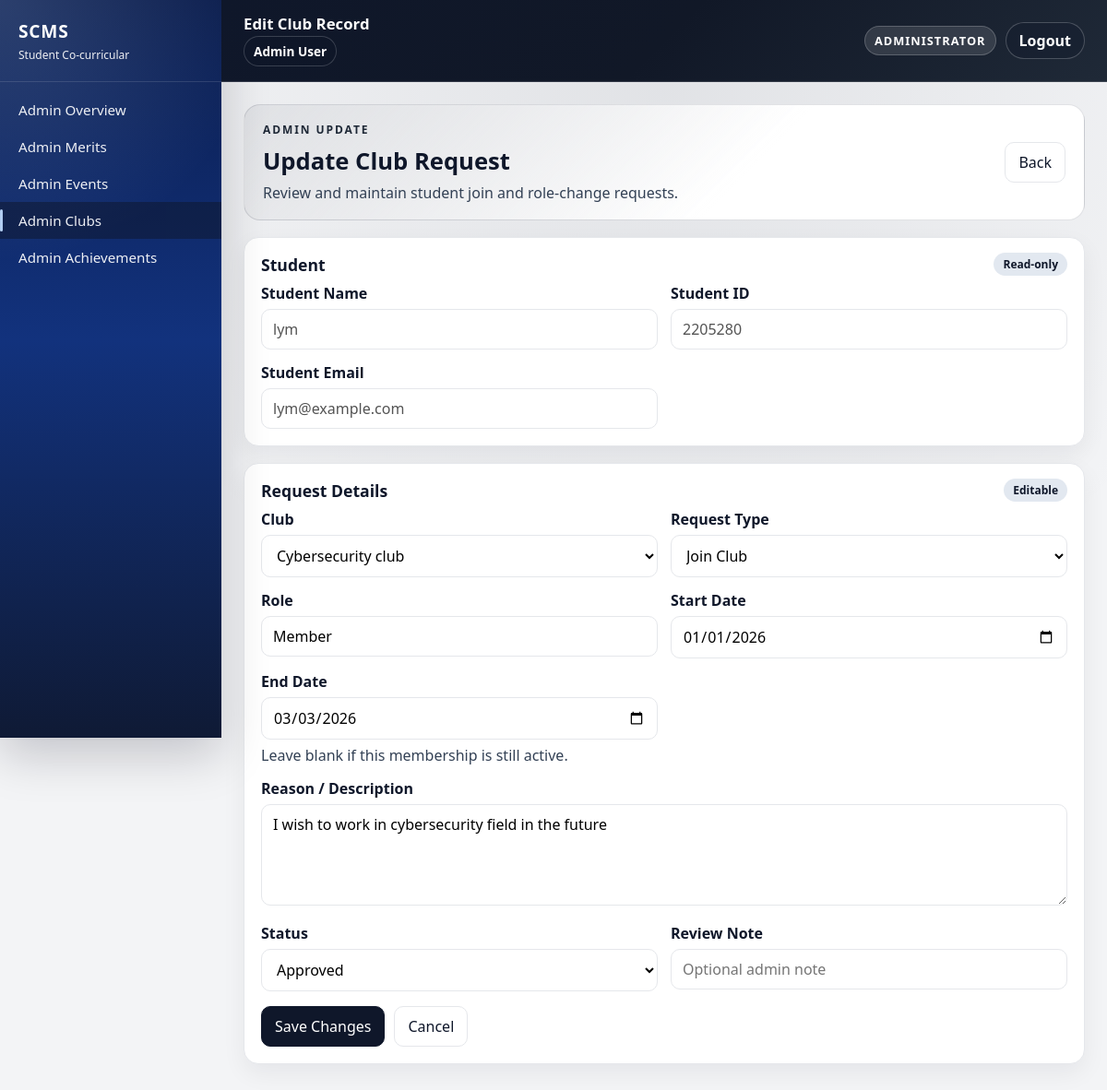
Page /public/index.php?url=club/edit&id=1 (signed in) on the committed database.
### tables this page shows
CREATE TABLE `users` (
  `userID` int(11) NOT NULL,
  `student_id` varchar(20) NOT NULL,
  `name` varchar(100) NOT NULL,
  `email` varchar(100) NOT NULL,
  `passwordHash` varchar(255) NOT NULL,
  `isAdmin` tinyint(1) DEFAULT 0,
  `created_at` timestamp NOT NULL DEFAULT current_timestamp()
);

CREATE TABLE `clubs` (
  `clubID` int(11) NOT NULL,
  `userID` int(11) NOT NULL,
  `clubName` varchar(150) NOT NULL,
  `role` varchar(100) DEFAULT NULL,
  `roleDescription` text DEFAULT NULL,
  `request_type` enum('join','role_change') NOT NULL DEFAULT 'join',
  `startDate` date DEFAULT NULL,
  `endDate` date DEFAULT NULL,
  `status` enum('pending','approved','rejected') NOT NULL DEFAULT 'pending',
  `submitted_at` timestamp NOT NULL DEFAULT current_timestamp(),
  `reviewed_at` timestamp NULL DEFAULT NULL,
  `reviewed_by` int(11) DEFAULT NULL,
  `review_note` text DEFAULT NULL,
  `evidence_path` varchar(255) DEFAULT NULL
);

### app/models/User.php (called while the page is built, shortened)
<?php
class User {
    public static function findById($userId) {
        $db = Database::connect();
        $stmt = $db->prepare("SELECT * FROM users WHERE userID = ?");
        $stmt->execute([(int) $userId]);
        return $stmt->fetch(PDO::FETCH_ASSOC);
    }
}
?>

### app/models/Club.php (called while the page is built, shortened)
<?php
class Club {
    public static function findById($id) {
        $db = Database::connect();
        $stmt = $db->prepare("SELECT * FROM clubs WHERE clubID = ?");
        $stmt->execute([$id]);
        return $stmt->fetch(PDO::FETCH_ASSOC);
    }
}
?>

### app/models/ClubCatalog.php (called while the page is built, shortened)
<?php
class ClubCatalog {
    public static function getAll($search = null) {
        $db = Database::connect();
        $sql = "SELECT cc.*, u.name AS createdByName
                FROM club_catalog cc
                LEFT JOIN users u ON u.userID = cc.created_by";
        $params = [];
        $sql .= " ORDER BY cc.is_active DESC, cc.clubName ASC";
        $stmt = $db->prepare($sql);
        $stmt->execute($params);
        return $stmt->fetchAll(PDO::FETCH_ASSOC);
    }
}
?>

### app/views/admin/club_edit.php (the view, shortened to what this page needs)
<?php require "../app/views/layout/header.php"; ?>
<?php require "../app/views/layout/sidebar.php"; ?>
<?php
    $studentName = (string) ($student['name'] ?? '-');
    $studentEmail = (string) ($student['email'] ?? '-');
    $studentId = (string) ($student['student_id'] ?? '-');
    $currentRequestType = ((string) ($club['request_type'] ?? 'join')) === 'role_change' ? 'role_change' : 'join';
    $currentClubName = (string) ($club['clubName'] ?? '');
    $currentCatalogId = '';
    foreach ($clubCatalog as $catalogRow) {
        if (strcasecmp((string) ($catalogRow['clubName'] ?? ''), $currentClubName) === 0) {
            $currentCatalogId = (string) ($catalogRow['clubCatalogID'] ?? '');
            break;
        }
    }
?>
<div class="main module-page">
    <div class="topbar admin-topbar">
        <div class="topbar-left">
            <div class="topbar-title">Edit Club Record</div>
            <div class="topbar-user-inline">
                <?= htmlspecialchars($_SESSION['user_name'] ?? '', ENT_QUOTES, 'UTF-8'); ?>
            </div>
        </div>
        <div class="topbar-actions">
            <div class="admin-badge">Administrator</div>
            <form method="POST" action="index.php?url=auth/logout">
                <button type="submit" class="topbar-logout">Logout</button>
            </form>
        </div>
    </div>
    <div class="content admin-content">
        <div class="content-inner">
    <div class="admin-hero">
        <div>
            <div class="admin-eyebrow">Admin Update</div>
            <h1 class="admin-title">Update Club Request</h1>
            <p class="admin-subtitle">Review and maintain student join and role-change requests.</p>
        </div>
        <div class="admin-hero-actions">
            <a class="btn btn-secondary" href="index.php?url=club/index">Back</a>
        </div>
    </div>
    <div class="admin-section">
        <div class="admin-section-header">
            <h2 class="admin-section-title">Student</h2>
            <span class="admin-section-chip">Read-only</span>
        </div>
        <div class="admin-section-body">
            <div class="form-grid">
                <div>
                    <label class="label">Student Name</label>
                    <input class="input" type="text" value="<?= htmlspecialchars($studentName, ENT_QUOTES, 'UTF-8') ?>" disabled>
                </div>
                <div>
                    <label class="label">Student ID</label>
                    <input class="input" type="text" value="<?= htmlspecialchars($studentId, ENT_QUOTES, 'UTF-8') ?>" disabled>
                </div>
                <div>
                    <label class="label">Student Email</label>
                    <input class="input" type="text" value="<?= htmlspecialchars($studentEmail, ENT_QUOTES, 'UTF-8') ?>" disabled>
                </div>
            </div>
        </div>
    </div>
    <div class="admin-section">
        <div class="admin-section-header">
            <h2 class="admin-section-title">Request Details</h2>
            <span class="admin-section-chip">Editable</span>
        </div>
        <div class="admin-section-body">
            <form method="POST" class="form">
                <div class="form-grid">
                    <div>
                        <label class="label">Club</label>
                        <select class="input" name="clubName" required>
                            <?php foreach ($clubCatalog as $catalogRow): ?>
                                <?php
                                    $catalogName = (string) ($catalogRow['clubName'] ?? '');
                                    $catalogId = (string) ($catalogRow['clubCatalogID'] ?? '');
                                ?>
                                <option value="<?= htmlspecialchars($catalogName, ENT_QUOTES, 'UTF-8') ?>" <?= $catalogId === $currentCatalogId ? 'selected' : '' ?>>
                                    <?= htmlspecialchars($catalogName, ENT_QUOTES, 'UTF-8') ?>
                                </option>
                            <?php endforeach; ?>
                        </select>
                    </div>
                    <div>
                        <label class="label">Request Type</label>
                        <select name="requestType" id="requestType" class="input">
                            <option value="join" <?= $currentRequestType === 'join' ? 'selected' : '' ?>>Join Club</option>
                        </select>
                    </div>
                    <div>
                        <label class="label">Role</label>
                        <input class="input" type="text" name="role" id="roleInput" value="<?= htmlspecialchars((string) ($club['role'] ?? 'Member'), ENT_QUOTES, 'UTF-8') ?>" placeholder="Member / Secretary / Treasurer">
                    </div>
                    <div>
                        <label class="label">Start Date</label>
                        <input class="input" type="date" name="startDate" value="<?= htmlspecialchars((string) ($club['startDate'] ?? ''), ENT_QUOTES, 'UTF-8') ?>" required>
                    </div>
                    <div>
                        <label class="label">End Date</label>
                        <input class="input" type="date" name="endDate" value="<?= htmlspecialchars((string) ($club['endDate'] ?? ''), ENT_QUOTES, 'UTF-8') ?>">
                        <div class="muted" style="margin-top:6px;">Leave blank if this membership is still active.</div>
                    </div>
                </div>
                <div style="margin-top:14px;">
                    <label class="label">Reason / Description</label>
                    <textarea class="input" name="roleDescription" rows="4"><?= htmlspecialchars((string) ($club['roleDescription'] ?? ''), ENT_QUOTES, 'UTF-8') ?></textarea>
                </div>
                <div class="form-grid" style="margin-top:14px;">
                    <div>
                        <label class="label">Status</label>
                        <?php $statusValue = (string) ($club['status'] ?? 'pending'); ?>
                        <select name="status" class="input">
                            <option value="approved" <?= $statusValue === 'approved' ? 'selected' : '' ?>>Approved</option>
                        </select>
                    </div>
                    <div>
                        <label class="label">Review Note</label>
                        <input class="input" type="text" name="review_note" value="<?= htmlspecialchars((string) ($club['review_note'] ?? ''), ENT_QUOTES, 'UTF-8') ?>" placeholder="Optional admin note">
                    </div>
                </div>
                <div class="form-actions">
                    <button type="submit" class="btn">Save Changes</button>
                    <a href="index.php?url=club/index" class="btn btn-secondary">Cancel</a>
                </div>
            </form>
        </div>
    </div>
        </div>
    </div>
</div>
<?php require "../app/views/layout/footer.php"; ?>

### app/views/layout/header.php (style rules this page uses)
:root { --bg: #f3f4f6; --card: #ffffff; --border: #e5e7eb; --text: #0f172a; --muted: #334155; --primary: #2563eb; --danger: #ef4444; --sidebar-w: 240px; --grad: linear-gradient(135deg, #0b1d4d, #1e40af 35%, #3b82f6); --sidebar-grad: radial-gradient(circle at top left, rgba(191, 219, 254, 0.18), transparent 34%), linear-gradient(180deg, #0b1d4d 0%, #12327d 46%, #0f1a35 100%); }
body { margin: 0; font-family: 'Segoe UI', sans-serif; background: var(--bg); color: var(--text); }
.main { margin-left: var(--sidebar-w); min-height: 100vh; }
.topbar { background: var(--grad); color: white; padding: 16px 24px; border-bottom: 1px solid rgba(255,255,255,0.15); display: flex; align-items: center; justify-content: space-between; font-weight: 600; position: sticky; top: 0; z-index: 50; }
.topbar-left { display: flex; flex-direction: column; gap: 4px; }
.topbar-actions { display: flex; align-items: center; gap: 10px; }
.topbar-user-inline { display: inline-flex; align-items: center; gap: 8px; padding: 6px 10px; border-radius: 999px; background: rgba(15, 23, 42, 0.25); border: 1px solid rgba(255,255,255,0.18); font-size: 0.85rem; font-weight: 700; width: fit-content; }
.topbar-logout { display: inline-flex; align-items: center; justify-content: center; padding: 8px 14px; border-radius: 999px; border: 1px solid rgba(255,255,255,0.22); background: rgba(15, 23, 42, 0.25); color: white; cursor: pointer; font: inherit; font-weight: 700; }
.content { padding: 24px; overflow-x: auto; }
.content-inner { width: 100%; max-width: 1200px; margin: 0 auto; }
.module-page .content-inner { max-width: 1460px; }
.btn { display: inline-block; padding: 10px 14px; background: #0f172a; color: white; border-radius: 10px; text-decoration: none; border: 1px solid #0f172a; cursor: pointer; font: inherit; }
.btn.btn-secondary { background: #ffffff; color: #0f172a; border-color: var(--border); }
.muted { color: var(--muted); }
.topbar-title { font-size: 1.05rem; line-height: 1.15; }
.admin-topbar { background: linear-gradient(135deg, #0f172a, #111827 50%, #1f2937); }
.admin-badge { display: inline-flex; align-items: center; gap: 6px; padding: 6px 10px; border-radius: 999px; background: rgba(255,255,255,0.12); border: 1px solid rgba(255,255,255,0.2); font-size: 0.8rem; font-weight: 800; letter-spacing: 0.08em; text-transform: uppercase; }
.admin-content { background: radial-gradient(circle at top, rgba(15, 23, 42, 0.08), transparent 55%); }
.admin-hero { display: flex; align-items: center; justify-content: space-between; gap: 16px; padding: 18px 20px; border-radius: 18px; border: 1px solid rgba(15, 23, 42, 0.12); background: linear-gradient(135deg, rgba(15, 23, 42, 0.06), #ffffff 60%); margin-bottom: 18px; }
.admin-eyebrow { font-size: 0.75rem; letter-spacing: 0.16em; text-transform: uppercase; font-weight: 800; color: #1f2937; }
.admin-title { margin: 8px 0 6px; font-size: 1.6rem; font-weight: 900; }
.admin-subtitle { margin: 0; color: var(--muted); }
.admin-hero-actions { display: flex; gap: 10px; flex-wrap: wrap; }
.admin-section { margin-bottom: 18px; border-radius: 16px; background: #ffffff; border: 1px solid var(--border); box-shadow: 0 10px 26px rgba(15, 23, 42, 0.06); }
.admin-section-header { display: flex; align-items: center; justify-content: space-between; padding: 16px 18px 8px; gap: 10px; }
.admin-section-title { margin: 0; font-size: 1.1rem; font-weight: 800; }
.admin-section-chip { display: inline-flex; align-items: center; justify-content: center; padding: 4px 10px; border-radius: 999px; background: #e2e8f0; color: #0f172a; font-size: 0.75rem; font-weight: 800; }
.admin-section-body { padding: 0 18px 18px; }
.input { width: 100%; padding: 10px 12px; border: 1px solid var(--border); border-radius: 10px; background: #ffffff; font: inherit; box-sizing: border-box; }
.form-grid { display: grid; grid-template-columns: repeat(2, minmax(0, 1fr)); gap: 14px; }
.label { display: block; font-weight: 600; margin-bottom: 6px; color: #0f172a; }
.form-actions { display: flex; gap: 10px; margin-top: 16px; flex-wrap: wrap; }

### rows in the picture
users: name "lym", student "2205280", email "lym@example.com"
clubs: requestType "Join Club", role "Member", startDate "01/01/2026", endDate "03/03/2026", roleDescription "I wish to work in cybersecurity field in the future", status "Approved"

### other values in the picture
$_SESSION['user_name'] "Admin User"
form field clubName "Cybersecurity club"
